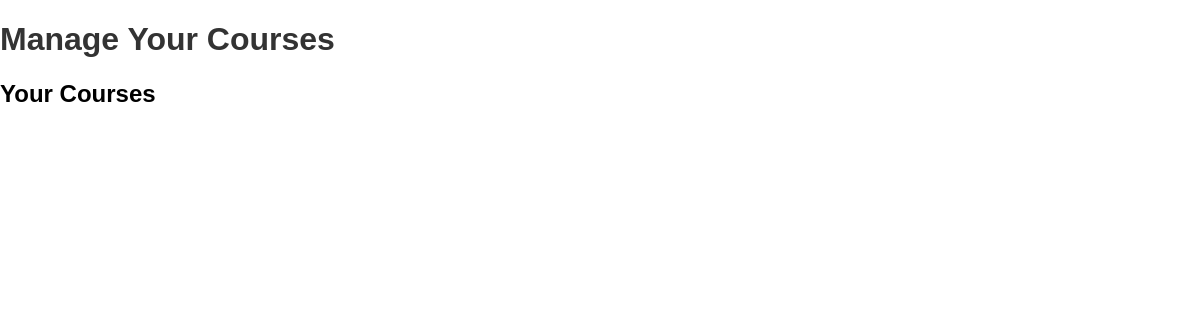
The page /courses/manage/ (signed in) on the database as committed earlier.
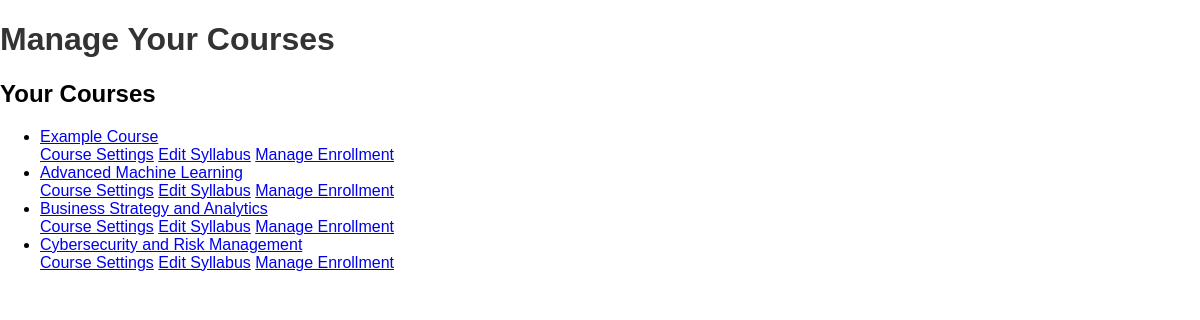
The same page on the database as committed later.
### education/models.py (models this page shows, shortened)
class Course(models.Model):
    title = models.CharField(max_length=255)
    description = models.TextField()
    slug = models.SlugField(unique=True, blank=True, max_length=255)
    status = models.CharField(max_length=50, choices=[('active', 'Active'), ('archived', 'Archived')], default='active')
    created_at = models.DateTimeField(auto_now_add=True)
    updated_at = models.DateTimeField(auto_now=True)
    teacher = models.ForeignKey(User, on_delete=models.CASCADE, related_name='courses_taught')

### education/views.py (the view)
# urls.py: path('courses/manage/', views.manage_courses, name='manage_courses'),
@login_required
def manage_courses(request):
    user = request.user
    if not user.is_teacher:
        return redirect('student_dashboard')
    if request.method == 'POST':
        title = request.POST.get('title')
        description = request.POST.get('description')
        Course.objects.create(title=title, description=description, teacher=user)
        return redirect('manage_courses')
    courses = Course.objects.filter(teacher=user)
    context = {
        'courses': courses
    }
    return render(request, 'education/manage_courses.html', context)

### education/templates/education/manage_courses.html (shortened to what this page needs)
{% load static %}
<!DOCTYPE html>
<html lang="en">
<head>
    <link rel="stylesheet" href="{% static 'css/manage_courses.css' %}">
</head>
<body>
    <header>
        <h1>Manage Your Courses</h1>
    </header>
    <main>
        <section>
            <h2>Your Courses</h2>
            <ul>
                {% for course in courses %}
                <li>
                    <a href="{% url 'course_detail' course.id %}">{{ course.title }}</a>
                    <div>
                        <a href="{% url 'course_detail' course.id %}">Course Settings</a>
                        <a href="{% url 'course_syllabus' course.id %}">Edit Syllabus</a>
                        <a href="{% url 'manage_enrollment' course.id %}">Manage Enrollment</a>
                    </div>
                </li>
            {% endfor %}
                        </ul>
        </section>
    </main>
</body>
</html>

### education/static/css/manage_courses.css (style rules this page uses)
body { font-family: Arial, sans-serif; margin: 0; padding: 0; }
h1 { color: #333; }

Rows that differ between the two databases and show on the page:
added Course: title "Example Course"
added Course: title "Advanced Machine Learning"
added Course: title "Business Strategy and Analytics"
added Course: title "Cybersecurity and Risk Management"
